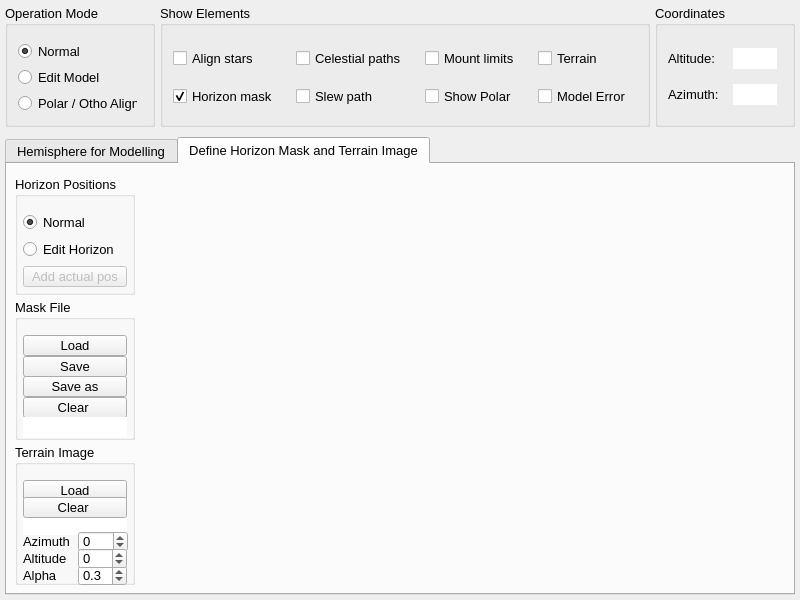
<?xml version="1.0" encoding="UTF-8"?>
<ui version="4.0">
 <class>HemisphereDialog</class>
 <widget class="QWidget" name="HemisphereDialog">
  <property name="geometry">
   <rect>
    <x>0</x>
    <y>0</y>
    <width>800</width>
    <height>600</height>
   </rect>
  </property>
  <property name="sizePolicy">
   <sizepolicy hsizetype="Preferred" vsizetype="Preferred">
    <horstretch>0</horstretch>
    <verstretch>0</verstretch>
   </sizepolicy>
  </property>
  <property name="minimumSize">
   <size>
    <width>800</width>
    <height>600</height>
   </size>
  </property>
  <property name="maximumSize">
   <size>
    <width>1600</width>
    <height>1230</height>
   </size>
  </property>
  <property name="sizeIncrement">
   <size>
    <width>10</width>
    <height>10</height>
   </size>
  </property>
  <property name="baseSize">
   <size>
    <width>10</width>
    <height>10</height>
   </size>
  </property>
  <property name="font">
   <font>
    <family>Arial</family>
    <pointsize>10</pointsize>
   </font>
  </property>
  <property name="windowTitle">
   <string>Hemisphere</string>
  </property>
  <layout class="QVBoxLayout" name="verticalLayout" stretch="0,0,1">
   <property name="spacing">
    <number>10</number>
   </property>
   <property name="leftMargin">
    <number>5</number>
   </property>
   <property name="topMargin">
    <number>5</number>
   </property>
   <property name="rightMargin">
    <number>5</number>
   </property>
   <property name="bottomMargin">
    <number>5</number>
   </property>
   <item>
    <layout class="QHBoxLayout" name="horizontalLayout" stretch="0,0,0,1">
     <property name="spacing">
      <number>5</number>
     </property>
     <property name="leftMargin">
      <number>0</number>
     </property>
     <property name="topMargin">
      <number>0</number>
     </property>
     <property name="rightMargin">
      <number>0</number>
     </property>
     <property name="bottomMargin">
      <number>0</number>
     </property>
     <item>
      <widget class="QGroupBox" name="operationModeGroup">
       <property name="minimumSize">
        <size>
         <width>120</width>
         <height>0</height>
        </size>
       </property>
       <property name="title">
        <string>Operation Mode</string>
       </property>
       <property name="large" stdset="0">
        <bool>true</bool>
       </property>
       <layout class="QGridLayout" name="gridLayout_7">
        <property name="leftMargin">
         <number>10</number>
        </property>
        <property name="topMargin">
         <number>15</number>
        </property>
        <property name="rightMargin">
         <number>15</number>
        </property>
        <property name="bottomMargin">
         <number>10</number>
        </property>
        <property name="horizontalSpacing">
         <number>15</number>
        </property>
        <property name="verticalSpacing">
         <number>5</number>
        </property>
        <item row="0" column="0">
         <widget class="QRadioButton" name="normalModeHem">
          <property name="minimumSize">
           <size>
            <width>0</width>
            <height>21</height>
           </size>
          </property>
          <property name="maximumSize">
           <size>
            <width>16777215</width>
            <height>20</height>
           </size>
          </property>
          <property name="font">
           <font>
            <family>Arial</family>
            <pointsize>10</pointsize>
           </font>
          </property>
          <property name="toolTip">
           <string>Switching the hemisphere window to normal working mode.</string>
          </property>
          <property name="text">
           <string>Normal</string>
          </property>
          <property name="checked">
           <bool>true</bool>
          </property>
         </widget>
        </item>
        <item row="1" column="0">
         <widget class="QRadioButton" name="editModeHem">
          <property name="minimumSize">
           <size>
            <width>0</width>
            <height>21</height>
           </size>
          </property>
          <property name="maximumSize">
           <size>
            <width>16777215</width>
            <height>20</height>
           </size>
          </property>
          <property name="font">
           <font>
            <family>Arial</family>
            <pointsize>10</pointsize>
           </font>
          </property>
          <property name="toolTip">
           <string>Enabling the edit mode for model build points.</string>
          </property>
          <property name="text">
           <string>Edit Model</string>
          </property>
         </widget>
        </item>
        <item row="2" column="0">
         <widget class="QRadioButton" name="alignmentModeHem">
          <property name="enabled">
           <bool>true</bool>
          </property>
          <property name="minimumSize">
           <size>
            <width>0</width>
            <height>21</height>
           </size>
          </property>
          <property name="maximumSize">
           <size>
            <width>16777215</width>
            <height>20</height>
           </size>
          </property>
          <property name="font">
           <font>
            <family>Arial</family>
            <pointsize>10</pointsize>
           </font>
          </property>
          <property name="toolTip">
           <string>&lt;html&gt;&lt;head/&gt;&lt;body&gt;&lt;p&gt;Enabling the polar or ortho align procedure. For starting the procedure, enable align stars and choose a polar align star with mouse double click and chose the type of alignment.&lt;/p&gt;&lt;/body&gt;&lt;/html&gt;</string>
          </property>
          <property name="text">
           <string>Polar / Otho Align</string>
          </property>
         </widget>
        </item>
       </layout>
      </widget>
     </item>
     <item>
      <widget class="QGroupBox" name="groupBox_3">
       <property name="toolTip">
        <string>Showing different elements on the hemisphere diagram.</string>
       </property>
       <property name="title">
        <string>Show Elements</string>
       </property>
       <property name="large" stdset="0">
        <bool>true</bool>
       </property>
       <layout class="QGridLayout" name="gridLayout">
        <property name="leftMargin">
         <number>10</number>
        </property>
        <property name="topMargin">
         <number>15</number>
        </property>
        <property name="rightMargin">
         <number>15</number>
        </property>
        <property name="bottomMargin">
         <number>10</number>
        </property>
        <property name="horizontalSpacing">
         <number>15</number>
        </property>
        <property name="verticalSpacing">
         <number>10</number>
        </property>
        <item row="0" column="1">
         <widget class="QCheckBox" name="showCelestial">
          <property name="minimumSize">
           <size>
            <width>0</width>
            <height>21</height>
           </size>
          </property>
          <property name="maximumSize">
           <size>
            <width>16777215</width>
            <height>20</height>
           </size>
          </property>
          <property name="font">
           <font>
            <family>Arial</family>
            <pointsize>10</pointsize>
           </font>
          </property>
          <property name="toolTip">
           <string>&lt;html&gt;&lt;head/&gt;&lt;body&gt;&lt;p&gt;Show the celestial circles in the view&lt;/p&gt;&lt;/body&gt;&lt;/html&gt;</string>
          </property>
          <property name="text">
           <string>Celestial paths </string>
          </property>
         </widget>
        </item>
        <item row="0" column="2">
         <widget class="QCheckBox" name="showMountLimits">
          <property name="minimumSize">
           <size>
            <width>0</width>
            <height>21</height>
           </size>
          </property>
          <property name="maximumSize">
           <size>
            <width>16777215</width>
            <height>20</height>
           </size>
          </property>
          <property name="font">
           <font>
            <family>Arial</family>
            <pointsize>10</pointsize>
           </font>
          </property>
          <property name="toolTip">
           <string>&lt;html&gt;&lt;head/&gt;&lt;body&gt;&lt;p&gt;Show the mount limits&lt;/p&gt;&lt;/body&gt;&lt;/html&gt;</string>
          </property>
          <property name="text">
           <string>Mount limits </string>
          </property>
         </widget>
        </item>
        <item row="0" column="0">
         <widget class="QCheckBox" name="showAlignStar">
          <property name="minimumSize">
           <size>
            <width>0</width>
            <height>21</height>
           </size>
          </property>
          <property name="maximumSize">
           <size>
            <width>16777215</width>
            <height>20</height>
           </size>
          </property>
          <property name="font">
           <font>
            <family>Arial</family>
            <pointsize>10</pointsize>
           </font>
          </property>
          <property name="toolTip">
           <string>&lt;html&gt;&lt;head/&gt;&lt;body&gt;&lt;p&gt;Show the align stars in horizin view&lt;/p&gt;&lt;/body&gt;&lt;/html&gt;</string>
          </property>
          <property name="text">
           <string>Align stars </string>
          </property>
         </widget>
        </item>
        <item row="1" column="2">
         <widget class="QCheckBox" name="showPolar">
          <property name="enabled">
           <bool>true</bool>
          </property>
          <property name="minimumSize">
           <size>
            <width>0</width>
            <height>21</height>
           </size>
          </property>
          <property name="maximumSize">
           <size>
            <width>16777215</width>
            <height>20</height>
           </size>
          </property>
          <property name="toolTip">
           <string>&lt;html&gt;&lt;head/&gt;&lt;body&gt;&lt;p&gt;Show an additional polar diagram on right side in hemisphere view&lt;/p&gt;&lt;/body&gt;&lt;/html&gt;</string>
          </property>
          <property name="text">
           <string>Show Polar</string>
          </property>
         </widget>
        </item>
        <item row="1" column="1">
         <widget class="QCheckBox" name="showSlewPath">
          <property name="minimumSize">
           <size>
            <width>0</width>
            <height>21</height>
           </size>
          </property>
          <property name="maximumSize">
           <size>
            <width>16777215</width>
            <height>20</height>
           </size>
          </property>
          <property name="font">
           <font>
            <family>Arial</family>
            <pointsize>10</pointsize>
           </font>
          </property>
          <property name="toolTip">
           <string>&lt;html&gt;&lt;head/&gt;&lt;body&gt;&lt;p&gt;Show the slew path of the mount&lt;/p&gt;&lt;/body&gt;&lt;/html&gt;</string>
          </property>
          <property name="text">
           <string>Slew path </string>
          </property>
         </widget>
        </item>
        <item row="0" column="3">
         <widget class="QCheckBox" name="showTerrain">
          <property name="minimumSize">
           <size>
            <width>0</width>
            <height>21</height>
           </size>
          </property>
          <property name="maximumSize">
           <size>
            <width>16777215</width>
            <height>20</height>
           </size>
          </property>
          <property name="font">
           <font>
            <family>Arial</family>
            <pointsize>10</pointsize>
           </font>
          </property>
          <property name="toolTip">
           <string>&lt;html&gt;&lt;head/&gt;&lt;body&gt;&lt;p&gt;Show the terrain image in background&lt;/p&gt;&lt;/body&gt;&lt;/html&gt;</string>
          </property>
          <property name="text">
           <string>Terrain</string>
          </property>
         </widget>
        </item>
        <item row="1" column="0">
         <widget class="QCheckBox" name="showHorizon">
          <property name="minimumSize">
           <size>
            <width>0</width>
            <height>21</height>
           </size>
          </property>
          <property name="maximumSize">
           <size>
            <width>16777215</width>
            <height>20</height>
           </size>
          </property>
          <property name="font">
           <font>
            <family>Arial</family>
            <pointsize>10</pointsize>
           </font>
          </property>
          <property name="toolTip">
           <string>&lt;html&gt;&lt;head/&gt;&lt;body&gt;&lt;p&gt;Use horizon mask in hemisphere window.&lt;/p&gt;&lt;/body&gt;&lt;/html&gt;</string>
          </property>
          <property name="text">
           <string>Horizon mask </string>
          </property>
          <property name="checked">
           <bool>true</bool>
          </property>
         </widget>
        </item>
        <item row="1" column="3">
         <widget class="QCheckBox" name="showIsoModel">
          <property name="minimumSize">
           <size>
            <width>0</width>
            <height>21</height>
           </size>
          </property>
          <property name="maximumSize">
           <size>
            <width>16777215</width>
            <height>20</height>
           </size>
          </property>
          <property name="font">
           <font>
            <family>Arial</family>
            <pointsize>10</pointsize>
           </font>
          </property>
          <property name="toolTip">
           <string>&lt;html&gt;&lt;head/&gt;&lt;body&gt;&lt;p&gt;Showing the actual used mount model as reference.&lt;/p&gt;&lt;/body&gt;&lt;/html&gt;</string>
          </property>
          <property name="text">
           <string>Model Error</string>
          </property>
         </widget>
        </item>
       </layout>
      </widget>
     </item>
     <item>
      <widget class="QGroupBox" name="operationMode">
       <property name="title">
        <string>Coordinates</string>
       </property>
       <property name="large" stdset="0">
        <bool>true</bool>
       </property>
       <layout class="QGridLayout" name="gridLayout_2">
        <property name="leftMargin">
         <number>10</number>
        </property>
        <property name="topMargin">
         <number>15</number>
        </property>
        <property name="rightMargin">
         <number>15</number>
        </property>
        <property name="bottomMargin">
         <number>10</number>
        </property>
        <property name="horizontalSpacing">
         <number>15</number>
        </property>
        <property name="verticalSpacing">
         <number>8</number>
        </property>
        <item row="0" column="0">
         <widget class="QLabel" name="label">
          <property name="sizePolicy">
           <sizepolicy hsizetype="Expanding" vsizetype="Preferred">
            <horstretch>0</horstretch>
            <verstretch>0</verstretch>
           </sizepolicy>
          </property>
          <property name="minimumSize">
           <size>
            <width>50</width>
            <height>21</height>
           </size>
          </property>
          <property name="maximumSize">
           <size>
            <width>16777215</width>
            <height>16777215</height>
           </size>
          </property>
          <property name="font">
           <font>
            <family>Arial</family>
            <pointsize>10</pointsize>
           </font>
          </property>
          <property name="text">
           <string>Altitude:</string>
          </property>
         </widget>
        </item>
        <item row="3" column="1">
         <widget class="QLineEdit" name="azimuth">
          <property name="enabled">
           <bool>true</bool>
          </property>
          <property name="sizePolicy">
           <sizepolicy hsizetype="Preferred" vsizetype="Fixed">
            <horstretch>0</horstretch>
            <verstretch>0</verstretch>
           </sizepolicy>
          </property>
          <property name="minimumSize">
           <size>
            <width>0</width>
            <height>21</height>
           </size>
          </property>
          <property name="maximumSize">
           <size>
            <width>50</width>
            <height>20</height>
           </size>
          </property>
          <property name="frame">
           <bool>false</bool>
          </property>
          <property name="alignment">
           <set>Qt::AlignmentFlag::AlignRight|Qt::AlignmentFlag::AlignTrailing|Qt::AlignmentFlag::AlignVCenter</set>
          </property>
         </widget>
        </item>
        <item row="0" column="1">
         <widget class="QLineEdit" name="altitude">
          <property name="enabled">
           <bool>true</bool>
          </property>
          <property name="sizePolicy">
           <sizepolicy hsizetype="Preferred" vsizetype="Fixed">
            <horstretch>0</horstretch>
            <verstretch>0</verstretch>
           </sizepolicy>
          </property>
          <property name="minimumSize">
           <size>
            <width>0</width>
            <height>21</height>
           </size>
          </property>
          <property name="maximumSize">
           <size>
            <width>50</width>
            <height>20</height>
           </size>
          </property>
          <property name="frame">
           <bool>false</bool>
          </property>
          <property name="alignment">
           <set>Qt::AlignmentFlag::AlignRight|Qt::AlignmentFlag::AlignTrailing|Qt::AlignmentFlag::AlignVCenter</set>
          </property>
         </widget>
        </item>
        <item row="3" column="0">
         <widget class="QLabel" name="label_2">
          <property name="sizePolicy">
           <sizepolicy hsizetype="Expanding" vsizetype="Preferred">
            <horstretch>0</horstretch>
            <verstretch>0</verstretch>
           </sizepolicy>
          </property>
          <property name="minimumSize">
           <size>
            <width>50</width>
            <height>21</height>
           </size>
          </property>
          <property name="maximumSize">
           <size>
            <width>16777215</width>
            <height>16777215</height>
           </size>
          </property>
          <property name="font">
           <font>
            <family>Arial</family>
            <pointsize>10</pointsize>
           </font>
          </property>
          <property name="text">
           <string>Azimuth:</string>
          </property>
         </widget>
        </item>
       </layout>
      </widget>
     </item>
     <item>
      <spacer name="horizontalSpacer">
       <property name="orientation">
        <enum>Qt::Orientation::Horizontal</enum>
       </property>
       <property name="sizeHint" stdset="0">
        <size>
         <width>40</width>
         <height>20</height>
        </size>
       </property>
      </spacer>
     </item>
    </layout>
   </item>
   <item>
    <spacer name="verticalSpacer_2">
     <property name="orientation">
      <enum>Qt::Orientation::Vertical</enum>
     </property>
     <property name="sizeHint" stdset="0">
      <size>
       <width>20</width>
       <height>10</height>
      </size>
     </property>
    </spacer>
   </item>
   <item>
    <widget class="QTabWidget" name="tabWidget">
     <property name="currentIndex">
      <number>1</number>
     </property>
     <property name="elideMode">
      <enum>Qt::TextElideMode::ElideNone</enum>
     </property>
     <property name="movable">
      <bool>false</bool>
     </property>
     <widget class="QWidget" name="HemisphereTab">
      <attribute name="title">
       <string>Hemisphere for Modelling</string>
      </attribute>
      <layout class="QGridLayout" name="gridLayout_4" columnstretch="0">
       <property name="leftMargin">
        <number>8</number>
       </property>
       <property name="topMargin">
        <number>12</number>
       </property>
       <property name="rightMargin">
        <number>8</number>
       </property>
       <property name="bottomMargin">
        <number>8</number>
       </property>
       <property name="spacing">
        <number>4</number>
       </property>
       <item row="0" column="0" rowspan="2">
        <widget class="Hemisphere" name="hemisphere" native="true"/>
       </item>
      </layout>
     </widget>
     <widget class="QWidget" name="HorizonTab">
      <attribute name="title">
       <string>Define Horizon Mask and Terrain Image</string>
      </attribute>
      <layout class="QGridLayout" name="gridLayout_5">
       <property name="leftMargin">
        <number>8</number>
       </property>
       <property name="topMargin">
        <number>12</number>
       </property>
       <property name="rightMargin">
        <number>8</number>
       </property>
       <property name="bottomMargin">
        <number>8</number>
       </property>
       <property name="spacing">
        <number>4</number>
       </property>
       <item row="2" column="0">
        <widget class="QGroupBox" name="terrainImageGroup">
         <property name="minimumSize">
          <size>
           <width>120</width>
           <height>0</height>
          </size>
         </property>
         <property name="maximumSize">
          <size>
           <width>120</width>
           <height>16777215</height>
          </size>
         </property>
         <property name="toolTip">
          <string>&lt;html&gt;&lt;head/&gt;&lt;body&gt;&lt;p&gt;Adjusting the terrain image to view&lt;/p&gt;&lt;/body&gt;&lt;/html&gt;</string>
         </property>
         <property name="title">
          <string>Terrain Image</string>
         </property>
         <property name="large" stdset="0">
          <bool>true</bool>
         </property>
         <layout class="QGridLayout" name="gridLayout_6">
          <property name="leftMargin">
           <number>5</number>
          </property>
          <property name="topMargin">
           <number>15</number>
          </property>
          <property name="rightMargin">
           <number>5</number>
          </property>
          <property name="bottomMargin">
           <number>5</number>
          </property>
          <property name="spacing">
           <number>5</number>
          </property>
          <item row="5" column="1">
           <widget class="QDoubleSpinBox" name="terrainAlpha">
            <property name="minimumSize">
             <size>
              <width>0</width>
              <height>21</height>
             </size>
            </property>
            <property name="maximumSize">
             <size>
              <width>16777215</width>
              <height>20</height>
             </size>
            </property>
            <property name="decimals">
             <number>1</number>
            </property>
            <property name="maximum">
             <double>1.000000000000000</double>
            </property>
            <property name="singleStep">
             <double>0.100000000000000</double>
            </property>
            <property name="value">
             <double>0.300000000000000</double>
            </property>
           </widget>
          </item>
          <item row="5" column="0">
           <widget class="QLabel" name="label_4">
            <property name="minimumSize">
             <size>
              <width>0</width>
              <height>21</height>
             </size>
            </property>
            <property name="text">
             <string>Alpha</string>
            </property>
           </widget>
          </item>
          <item row="4" column="0">
           <widget class="QLabel" name="label_6">
            <property name="minimumSize">
             <size>
              <width>0</width>
              <height>21</height>
             </size>
            </property>
            <property name="text">
             <string>Altitude</string>
            </property>
           </widget>
          </item>
          <item row="2" column="0" colspan="2">
           <widget class="QLineEdit" name="terrainFileName">
            <property name="minimumSize">
             <size>
              <width>0</width>
              <height>21</height>
             </size>
            </property>
            <property name="frame">
             <bool>false</bool>
            </property>
           </widget>
          </item>
          <item row="3" column="0">
           <widget class="QLabel" name="label_3">
            <property name="minimumSize">
             <size>
              <width>60</width>
              <height>21</height>
             </size>
            </property>
            <property name="text">
             <string>Azimuth</string>
            </property>
           </widget>
          </item>
          <item row="3" column="1">
           <widget class="QDoubleSpinBox" name="azimuthShift">
            <property name="minimumSize">
             <size>
              <width>50</width>
              <height>21</height>
             </size>
            </property>
            <property name="maximumSize">
             <size>
              <width>16777215</width>
              <height>20</height>
             </size>
            </property>
            <property name="decimals">
             <number>0</number>
            </property>
            <property name="minimum">
             <double>-180.000000000000000</double>
            </property>
            <property name="maximum">
             <double>180.000000000000000</double>
            </property>
            <property name="singleStep">
             <double>5.000000000000000</double>
            </property>
           </widget>
          </item>
          <item row="4" column="1">
           <widget class="QDoubleSpinBox" name="altitudeShift">
            <property name="minimumSize">
             <size>
              <width>0</width>
              <height>21</height>
             </size>
            </property>
            <property name="maximumSize">
             <size>
              <width>16777215</width>
              <height>20</height>
             </size>
            </property>
            <property name="decimals">
             <number>0</number>
            </property>
            <property name="minimum">
             <double>-30.000000000000000</double>
            </property>
            <property name="maximum">
             <double>30.000000000000000</double>
            </property>
           </widget>
          </item>
          <item row="0" column="0" colspan="2">
           <widget class="QPushButton" name="loadTerrainFile">
            <property name="minimumSize">
             <size>
              <width>0</width>
              <height>21</height>
             </size>
            </property>
            <property name="text">
             <string>Load</string>
            </property>
           </widget>
          </item>
          <item row="1" column="0" colspan="2">
           <widget class="QPushButton" name="clearTerrainFile">
            <property name="minimumSize">
             <size>
              <width>0</width>
              <height>21</height>
             </size>
            </property>
            <property name="text">
             <string>Clear </string>
            </property>
           </widget>
          </item>
         </layout>
        </widget>
       </item>
       <item row="3" column="0">
        <spacer name="verticalSpacer">
         <property name="orientation">
          <enum>Qt::Orientation::Vertical</enum>
         </property>
         <property name="sizeHint" stdset="0">
          <size>
           <width>20</width>
           <height>40</height>
          </size>
         </property>
        </spacer>
       </item>
       <item row="0" column="0">
        <widget class="QGroupBox" name="groupBox_4">
         <property name="minimumSize">
          <size>
           <width>120</width>
           <height>0</height>
          </size>
         </property>
         <property name="maximumSize">
          <size>
           <width>120</width>
           <height>16777215</height>
          </size>
         </property>
         <property name="title">
          <string>Horizon Positions</string>
         </property>
         <property name="large" stdset="0">
          <bool>true</bool>
         </property>
         <layout class="QVBoxLayout" name="verticalLayout_2">
          <property name="leftMargin">
           <number>5</number>
          </property>
          <property name="topMargin">
           <number>15</number>
          </property>
          <property name="rightMargin">
           <number>5</number>
          </property>
          <property name="bottomMargin">
           <number>5</number>
          </property>
          <item>
           <widget class="QRadioButton" name="normalModeHor">
            <property name="minimumSize">
             <size>
              <width>0</width>
              <height>21</height>
             </size>
            </property>
            <property name="maximumSize">
             <size>
              <width>16777215</width>
              <height>20</height>
             </size>
            </property>
            <property name="font">
             <font>
              <family>Arial</family>
              <pointsize>10</pointsize>
             </font>
            </property>
            <property name="toolTip">
             <string>&lt;html&gt;&lt;head/&gt;&lt;body&gt;&lt;p&gt;Switching the horizon view to normal working mode.&lt;/p&gt;&lt;/body&gt;&lt;/html&gt;</string>
            </property>
            <property name="text">
             <string>Normal</string>
            </property>
            <property name="checked">
             <bool>true</bool>
            </property>
           </widget>
          </item>
          <item>
           <widget class="QRadioButton" name="editModeHor">
            <property name="minimumSize">
             <size>
              <width>0</width>
              <height>21</height>
             </size>
            </property>
            <property name="maximumSize">
             <size>
              <width>16777215</width>
              <height>20</height>
             </size>
            </property>
            <property name="font">
             <font>
              <family>Arial</family>
              <pointsize>10</pointsize>
             </font>
            </property>
            <property name="toolTip">
             <string>&lt;html&gt;&lt;head/&gt;&lt;body&gt;&lt;p&gt;Enabling the edit mode for horizon mask.&lt;/p&gt;&lt;/body&gt;&lt;/html&gt;</string>
            </property>
            <property name="text">
             <string>Edit Horizon</string>
            </property>
           </widget>
          </item>
          <item>
           <widget class="QPushButton" name="addPositionToHorizon">
            <property name="enabled">
             <bool>false</bool>
            </property>
            <property name="sizePolicy">
             <sizepolicy hsizetype="Preferred" vsizetype="Fixed">
              <horstretch>0</horstretch>
              <verstretch>0</verstretch>
             </sizepolicy>
            </property>
            <property name="minimumSize">
             <size>
              <width>0</width>
              <height>21</height>
             </size>
            </property>
            <property name="maximumSize">
             <size>
              <width>16777215</width>
              <height>20</height>
             </size>
            </property>
            <property name="toolTip">
             <string>&lt;html&gt;&lt;head/&gt;&lt;body&gt;&lt;p&gt;Add actual telescope position (Alt/Az) as point to the horizon.&lt;/p&gt;&lt;/body&gt;&lt;/html&gt;</string>
            </property>
            <property name="text">
             <string>Add actual pos</string>
            </property>
           </widget>
          </item>
         </layout>
        </widget>
       </item>
       <item row="1" column="0">
        <widget class="QGroupBox" name="horizonFileGroup">
         <property name="minimumSize">
          <size>
           <width>120</width>
           <height>0</height>
          </size>
         </property>
         <property name="maximumSize">
          <size>
           <width>120</width>
           <height>16777215</height>
          </size>
         </property>
         <property name="title">
          <string>Mask File</string>
         </property>
         <property name="large" stdset="0">
          <bool>true</bool>
         </property>
         <layout class="QVBoxLayout" name="verticalLayout_3">
          <property name="spacing">
           <number>5</number>
          </property>
          <property name="leftMargin">
           <number>5</number>
          </property>
          <property name="topMargin">
           <number>15</number>
          </property>
          <property name="rightMargin">
           <number>5</number>
          </property>
          <property name="bottomMargin">
           <number>5</number>
          </property>
          <item>
           <widget class="QPushButton" name="loadHorizonMask">
            <property name="minimumSize">
             <size>
              <width>0</width>
              <height>21</height>
             </size>
            </property>
            <property name="text">
             <string>Load</string>
            </property>
           </widget>
          </item>
          <item>
           <widget class="QPushButton" name="saveHorizonMask">
            <property name="minimumSize">
             <size>
              <width>0</width>
              <height>21</height>
             </size>
            </property>
            <property name="text">
             <string>Save</string>
            </property>
           </widget>
          </item>
          <item>
           <widget class="QPushButton" name="saveHorizonMaskAs">
            <property name="minimumSize">
             <size>
              <width>0</width>
              <height>21</height>
             </size>
            </property>
            <property name="text">
             <string>Save as</string>
            </property>
           </widget>
          </item>
          <item>
           <widget class="QPushButton" name="clearHorizonMask">
            <property name="minimumSize">
             <size>
              <width>0</width>
              <height>21</height>
             </size>
            </property>
            <property name="text">
             <string>Clear </string>
            </property>
           </widget>
          </item>
          <item>
           <widget class="QLineEdit" name="horizonMaskFileName">
            <property name="minimumSize">
             <size>
              <width>0</width>
              <height>21</height>
             </size>
            </property>
            <property name="frame">
             <bool>false</bool>
            </property>
           </widget>
          </item>
         </layout>
        </widget>
       </item>
       <item row="0" column="1" rowspan="4">
        <widget class="PlotBase" name="horizon" native="true"/>
       </item>
      </layout>
     </widget>
    </widget>
   </item>
  </layout>
 </widget>
 <customwidgets>
  <customwidget>
   <class>PlotBase</class>
   <extends>QWidget</extends>
   <header>mw4.gui.utilities.gPlotBase</header>
   <container>1</container>
  </customwidget>
  <customwidget>
   <class>Hemisphere</class>
   <extends>QWidget</extends>
   <header>mw4.gui.utilities.gHemisphere</header>
   <container>1</container>
  </customwidget>
 </customwidgets>
 <resources/>
 <connections/>
 <designerdata>
  <property name="gridDeltaX">
   <number>5</number>
  </property>
  <property name="gridDeltaY">
   <number>5</number>
  </property>
  <property name="gridSnapX">
   <bool>true</bool>
  </property>
  <property name="gridSnapY">
   <bool>true</bool>
  </property>
  <property name="gridVisible">
   <bool>true</bool>
  </property>
 </designerdata>
</ui>
